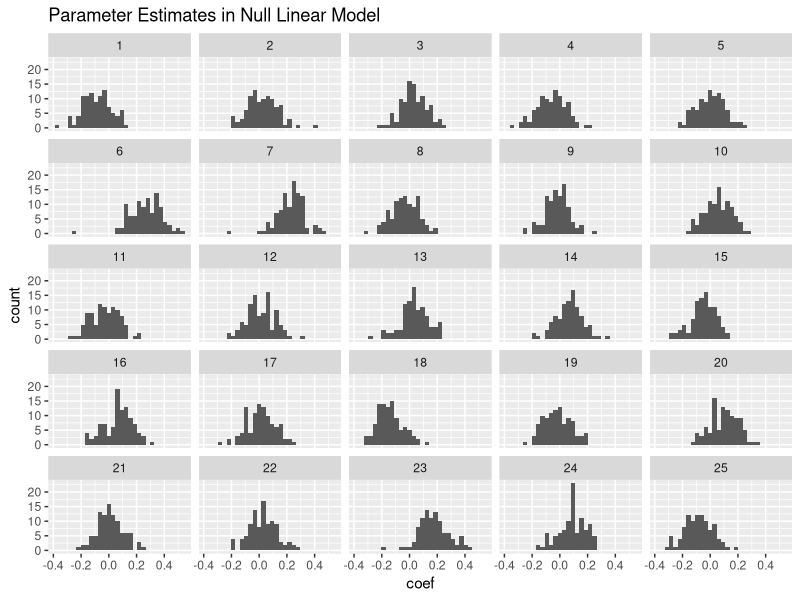
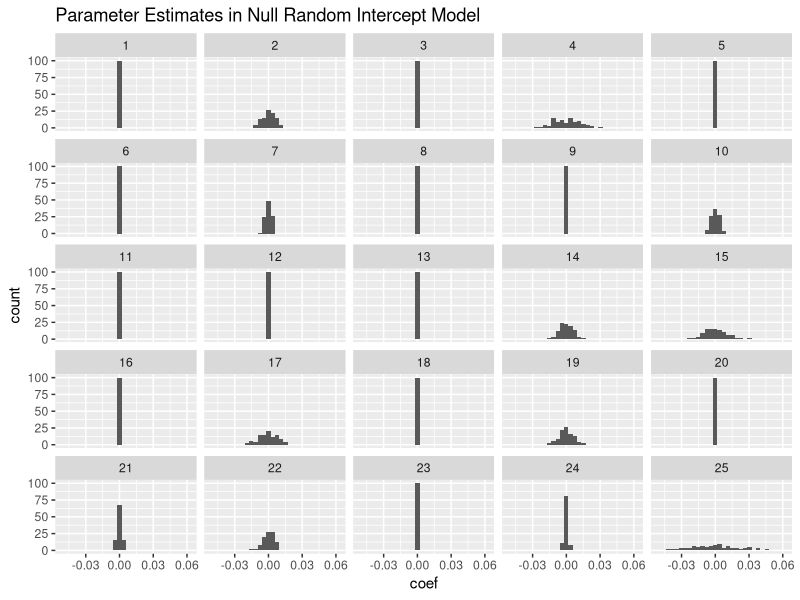
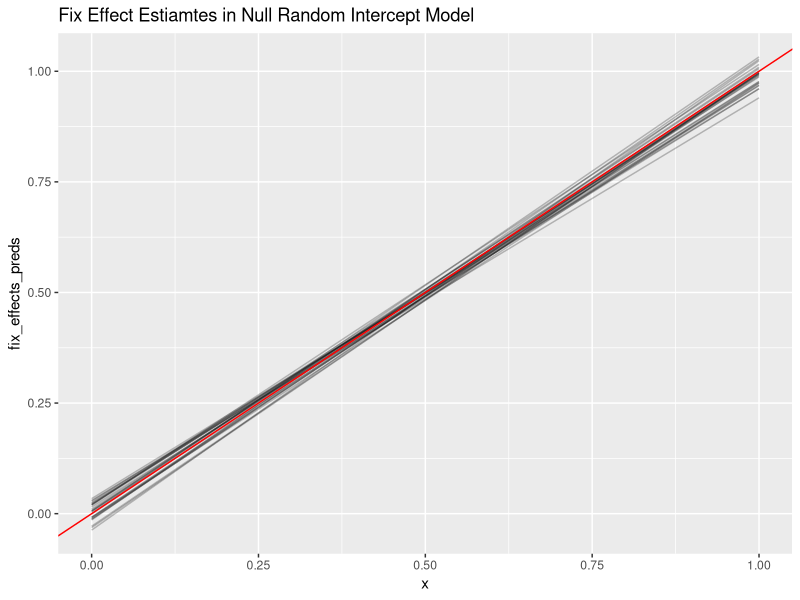
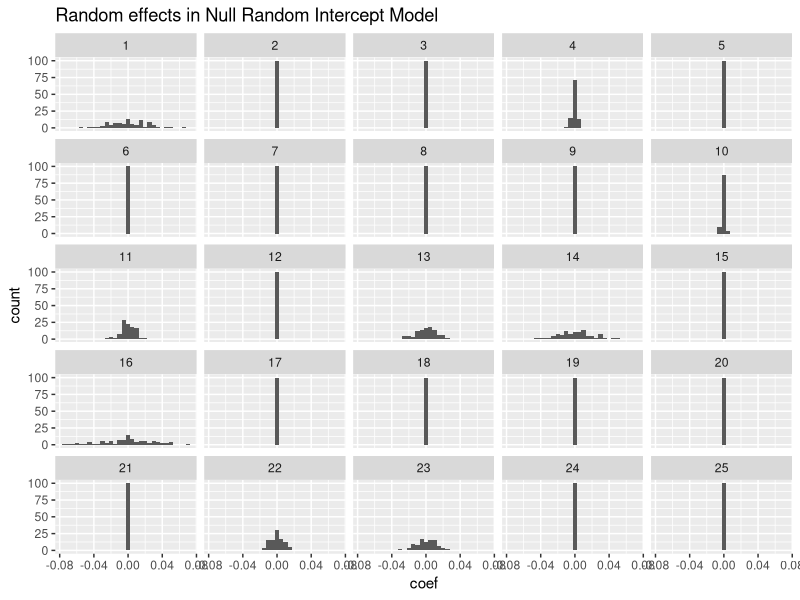

Reproduce these figures in R, in order.
library(lme4)
library(arm)
library(ggplot2)
library(reshape2)

# Introduction to Random Effect / Multi Level Models.
#----------------------------------------------------

# Basic random intercept only example, shows how random intercept models control
# for variation

# X and Y are totally independent
estiamte_lm_random_classes <- function(N, N_classes) {
  X <- factor(sample(1:N_classes, N, replace=TRUE))
  y <- rnorm(N)
  # Linear model gives a wide range of parameter estiamtes to the factors
  M <- lm(y ~ X)
  coef(M)
}

replicate_models <- function(N, N_classes, estimator, N_replicates) {
  model_coefs <- replicate(N_replicates, estimator(N, N_classes))
  model_coefs_melted <- data.frame(
    model_id = rep(1:N_replicates, each=N_classes),
    coef = as.vector(model_coefs)
  )
  model_coefs_melted
}

model_coefs_melted <- replicate_models(10000, 100, estiamte_lm_random_classes, 25)
ggplot(data=model_coefs_melted, aes(x=coef)) +
  geom_histogram() +
  facet_wrap(~model_id) +
  labs(title="Parameter Estimates in Null Linear Model")

# Estimate a linear mixed effects model instead
estiamte_lmer_random_classes <- function(N, N_classes) {
  df <- data.frame(
    x = factor(sample(1:N_classes, N, replace=TRUE)),
    y = rnorm(N)
  )
  # Linear model gives a wide range of parameter estiamtes to the factors
  M <- lmer(y ~ (1 | x), data = df)
  ranef(M)$x[, 1] # Dont include intercept
}

model_coefs_melted <- replicate_models(10000, 100,
                                      estiamte_lmer_random_classes, 25)
ggplot(data=model_coefs_melted, aes(x=coef)) +
  geom_histogram() +
  facet_wrap(~model_id) +
  labs(title="Parameter Estimates in Null Random Intercept Model")

# You can also estiamte a lmer model with fixed effects
estimate_lmer_with_fixed <- function(N, N_classes) {
  df <- data.frame(
    t = runif(N),
    x = factor(sample(1:N_classes, N, replace=TRUE))
  )
  df$y <- df$t + rnorm(N)
  M <- lmer(y ~ t + (1 | x), data = df)
  M
}


set.seed(154)
N_replicates <- 25
N_classes <- 100
lmers_fixed_effects <- replicate(
  N_replicates,
  fixef(estimate_lmer_with_fixed(10000, N_classes))
)

# Evaluate the fixed effects part of the model on a grid of points on [0, 1]
N_grid_points <- 4
grid_matrix <- cbind(rep(1, N_grid_points), seq(0, 1, length = N_grid_points))
fixef_preds <- grid_matrix %*% lmers_fixed_effects
fixef_preds_melted <- data.frame(
  model_id = factor(rep(1:N_replicates, each = N_grid_points)),
  x = rep(seq(0, 1, length = N_grid_points), N_replicates),
  fix_effects_preds = as.vector(fixef_preds)
)
ggplot(data = fixef_preds_melted, aes(x = x, y = fix_effects_preds)) +
  geom_line(aes(group = model_id), alpha = .25) +
  geom_abline(intercept = 0, slope = 1, color="red") +
  labs(title="Fix Effect Estiamtes in Null Random Intercept Model")


# Plot the random effect distribution from the same model
set.seed(154)
lmers_rand_effects <- replicate(
  N_replicates,
  ranef(estimate_lmer_with_fixed(10000, N_classes))$x[,1]
)
rand_effects_melted <- data.frame(
  model_id = rep(1:N_replicates, each = N_classes),
  coef = as.vector(lmers_rand_effects)
)
ggplot(data=rand_effects_melted, aes(x=coef)) +
  geom_histogram() +
  facet_wrap(~model_id) +
  labs(title="Random effects in Null Random Intercept Model")
